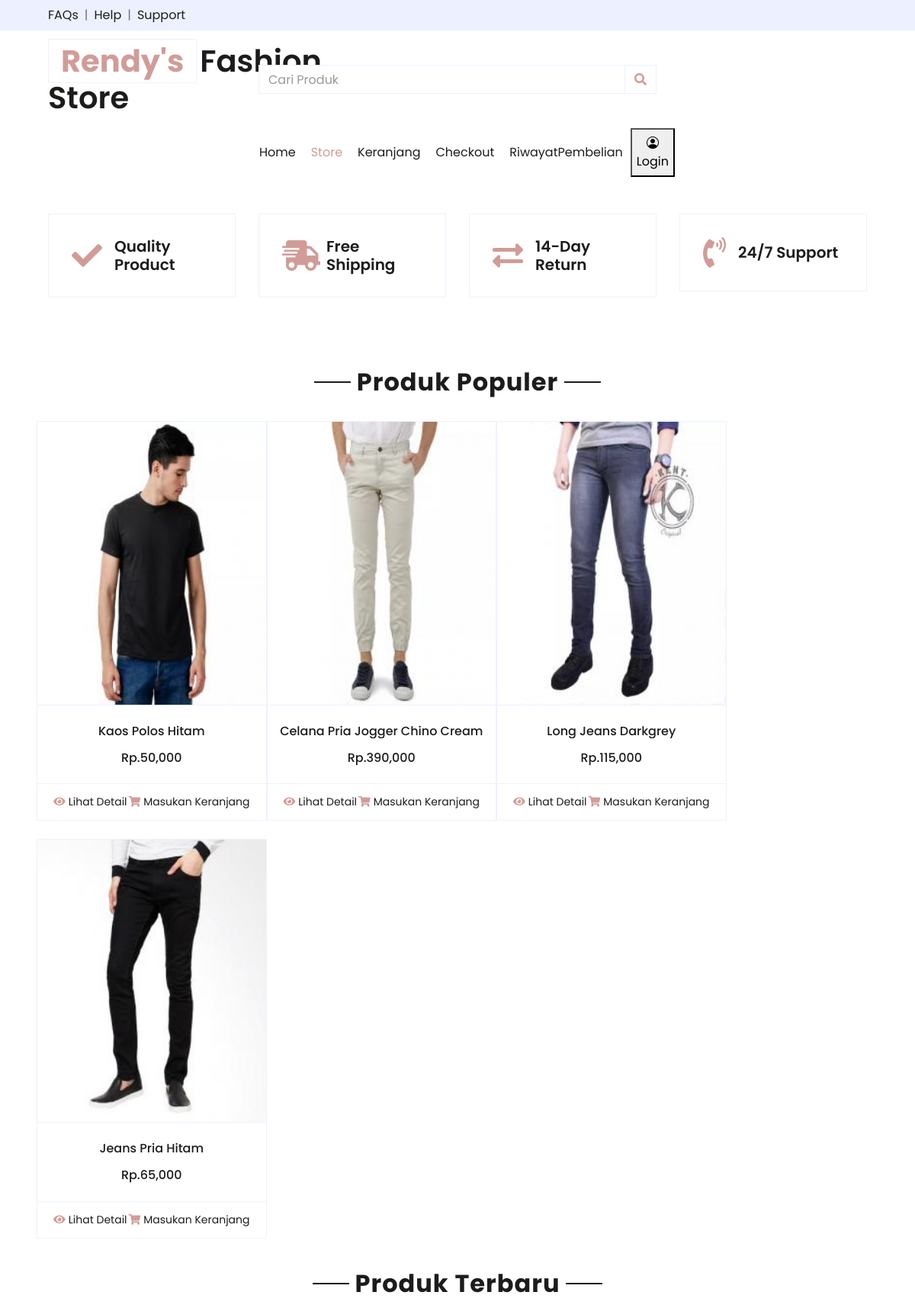
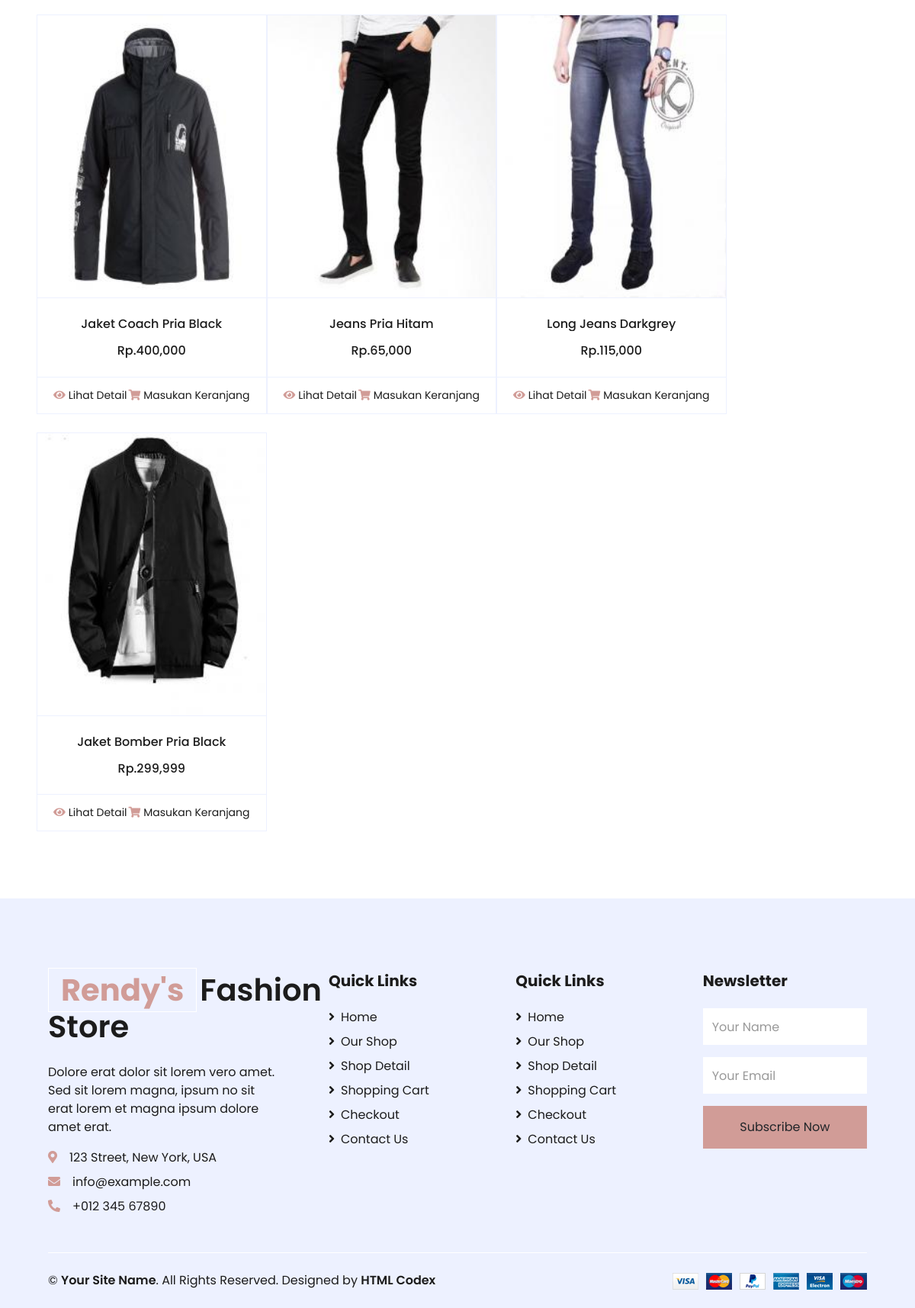
The page /media.php on the database its author committed (2 pictures, top to bottom).
### tables this page shows
CREATE TABLE `barang` (
  `kd_barang` int(11) NOT NULL,
  `nama` varchar(50) NOT NULL,
  `id_kategori` int(11) NOT NULL,
  `deskripsi` text NOT NULL,
  `jumlah_barang` int(11) NOT NULL,
  `tanggal_masuk` date NOT NULL,
  `harga_jual` double NOT NULL,
  `terjual` int(11) NOT NULL,
  `foto` text NOT NULL
);

### konten.php (the view, shortened to what this page needs)
<!DOCTYPE html>
<html lang="en">
<head>
    <link href="https://cdnjs.cloudflare.com/ajax/libs/font-awesome/5.10.0/css/all.min.css" rel="stylesheet">
    <link href="lib/owlcarousel/assets/owl.carousel.min.css" rel="stylesheet">
    <link href="css/style.css" rel="stylesheet">
</head>
<body>
    <div class="container-fluid pt-5">
        <div class="text-center mb-4">
            <h2 class="section-title px-5"><span class="px-2">Produk Populer</span></h2>
        </div>
        <div class="row px-xl-5 pb-3">
                        <?php
                        $terlaris=mysqli_query($con, "SELECT * FROM barang order by terjual desc LIMIT 4");
                        while ($data=mysqli_fetch_array($terlaris)){
                        ?>
                        <div class="card product-item border-0 mb-4">
                            <div class="card-header product-img position-relative overflow-hidden bg-transparent border p-0">
                                <img class="img-fluid w-100" src=<?php echo "foto_produk/medium_$data[foto]";?> alt="" /></a>
                            </div>
                            <div class="card-body border-left border-right text-center p-0 pt-4 pb-3">
                                <h6 class="text-truncate mb-3"><?php echo"$data[nama]";?></h6>
                                <div class="d-flex justify-content-center">
                                    <h6>Rp.<?php echo number_format ($data['harga_jual']);?></h6>
                                </div>
                            </div>
                            <div class="card-footer d-flex justify-content-between bg-light border">
                                <a href="detail.php?kd_barang=<?php echo $data['kd_barang']?>" class="btn btn-sm text-dark p-0"><i class="fas fa-eye text-primary mr-1"></i>Lihat Detail</a>
                                <a href="beli.php?kd_barang=<?php echo $data['kd_barang']?>" class="btn btn-sm text-dark p-0"><i class="fas fa-shopping-cart text-primary mr-1"></i>Masukan Keranjang</a>
                            </div>
                        </div>
                        <?php
                        }
                        ?>
        </div>
        <div class="text-center mb-4">
            <h2 class="section-title px-5"><span class="px-2">Produk Terbaru</span></h2>
        </div>
        <div class="row px-xl-5 pb-3">
                        <?php
                        $produk=mysqli_query($con, "SELECT * FROM barang order by kd_barang desc LIMIT 4");
                        while ($data=mysqli_fetch_array($produk)){
                        ?>
                        <div class="card product-item border-0 mb-4">
                            <div class="card-header product-img position-relative overflow-hidden bg-transparent border p-0">
                                <img class="img-fluid w-100" src=<?php echo "foto_produk/medium_$data[foto]";?> alt=" " /></a>
                            </div>
                            <div class="card-body border-left border-right text-center p-0 pt-4 pb-3">
                                <h6 class="text-truncate mb-3"><?php echo"$data[nama]";?></h6>
                                <div class="d-flex justify-content-center">
                                    <h6>Rp.<?php echo number_format ($data['harga_jual']);?></h6>
                                </div>
                            </div>
                            <div class="card-footer d-flex justify-content-between bg-light border">
                                <a href="detail.php?kd_barang=<?php echo $data['kd_barang']?>" class="btn btn-sm text-dark p-0"><i class="fas fa-eye text-primary mr-1"></i>Lihat Detail</a>
                                <a href="beli.php?kd_barang=<?php echo $data['kd_barang']?>" class="btn btn-sm text-dark p-0"><i class="fas fa-shopping-cart text-primary mr-1"></i>Masukan Keranjang</a>
                            </div>
                        </div>
                        <?php
                        }
                        ?>
        </div>
    </div>
</body>
</html>

### media.php (shortened to what this page needs)
<!DOCTYPE html>
<html lang="en">
<head>
    <link href="https://cdnjs.cloudflare.com/ajax/libs/font-awesome/5.10.0/css/all.min.css" rel="stylesheet">
    <link href="lib/owlcarousel/assets/owl.carousel.min.css" rel="stylesheet">
    <link href="css/style.css" rel="stylesheet">
</head>
<body>
    <?php include'menu.php';?>
    <div class="container-fluid pt-5">
        <div class="row px-xl-5 pb-3">
            <div class="col-lg-3 col-md-6 col-sm-12 pb-1">
                <div class="d-flex align-items-center border mb-4" style="padding: 30px;">
                    <h1 class="fa fa-check text-primary m-0 mr-3"></h1>
                    <h5 class="font-weight-semi-bold m-0">Quality Product</h5>
                </div>
            </div>
            <div class="col-lg-3 col-md-6 col-sm-12 pb-1">
                <div class="d-flex align-items-center border mb-4" style="padding: 30px;">
                    <h1 class="fa fa-shipping-fast text-primary m-0 mr-2"></h1>
                    <h5 class="font-weight-semi-bold m-0">Free Shipping</h5>
                </div>
            </div>
            <div class="col-lg-3 col-md-6 col-sm-12 pb-1">
                <div class="d-flex align-items-center border mb-4" style="padding: 30px;">
                    <h1 class="fas fa-exchange-alt text-primary m-0 mr-3"></h1>
                    <h5 class="font-weight-semi-bold m-0">14-Day Return</h5>
                </div>
            </div>
            <div class="col-lg-3 col-md-6 col-sm-12 pb-1">
                <div class="d-flex align-items-center border mb-4" style="padding: 30px;">
                    <h1 class="fa fa-phone-volume text-primary m-0 mr-3"></h1>
                    <h5 class="font-weight-semi-bold m-0">24/7 Support</h5>
                </div>
            </div>
        </div>
    </div>
    <?php
    include 'konten.php';
    ?>
    <div class="container-fluid bg-secondary text-dark mt-5 pt-5">
        <div class="row px-xl-5 pt-5">
            <div class="col-lg-4 col-md-12 mb-5 pr-3 pr-xl-5">
                <a href="" class="text-decoration-none">
                    <h1 class="mb-4 display-5 font-weight-semi-bold"><span class="text-primary font-weight-bold border border-white px-3 mr-1">Rendy's</span>Fashion Store</h1>
                </a>
                <p>Dolore erat dolor sit lorem vero amet. Sed sit lorem magna, ipsum no sit erat lorem et magna ipsum dolore amet erat.</p>
                <p class="mb-2"><i class="fa fa-map-marker-alt text-primary mr-3"></i>123 Street, New York, USA</p>
                <p class="mb-2"><i class="fa fa-envelope text-primary mr-3"></i>info@example.com</p>
                <p class="mb-0"><i class="fa fa-phone-alt text-primary mr-3"></i>+012 345 67890</p>
            </div>
            <div class="col-lg-8 col-md-12">
                <div class="row">
                    <div class="col-md-4 mb-5">
                        <h5 class="font-weight-bold text-dark mb-4">Quick Links</h5>
                        <div class="d-flex flex-column justify-content-start">
                            <a class="text-dark mb-2" href="index.php"><i class="fa fa-angle-right mr-2"></i>Home</a>
                            <a class="text-dark mb-2" href="store.php"><i class="fa fa-angle-right mr-2"></i>Our Shop</a>
                            <a class="text-dark mb-2" href="detail.php"><i class="fa fa-angle-right mr-2"></i>Shop Detail</a>
                            <a class="text-dark mb-2" href="cart.php"><i class="fa fa-angle-right mr-2"></i>Shopping Cart</a>
                            <a class="text-dark mb-2" href="checkout.php"><i class="fa fa-angle-right mr-2"></i>Checkout</a>
                            <a class="text-dark" href="contact.php"><i class="fa fa-angle-right mr-2"></i>Contact Us</a>
                        </div>
                    </div>
                    <div class="col-md-4 mb-5">
                        <h5 class="font-weight-bold text-dark mb-4">Quick Links</h5>
                        <div class="d-flex flex-column justify-content-start">
                            <a class="text-dark mb-2" href="index.php"><i class="fa fa-angle-right mr-2"></i>Home</a>
                            <a class="text-dark mb-2" href="store.php"><i class="fa fa-angle-right mr-2"></i>Our Shop</a>
                            <a class="text-dark mb-2" href="detail.php"><i class="fa fa-angle-right mr-2"></i>Shop Detail</a>
                            <a class="text-dark mb-2" href="cart.php"><i class="fa fa-angle-right mr-2"></i>Shopping Cart</a>
                            <a class="text-dark mb-2" href="checkout.php"><i class="fa fa-angle-right mr-2"></i>Checkout</a>
                            <a class="text-dark" href="contact.php"><i class="fa fa-angle-right mr-2"></i>Contact Us</a>
                        </div>
                    </div>
                    <div class="col-md-4 mb-5">
                        <h5 class="font-weight-bold text-dark mb-4">Newsletter</h5>
                        <form action="">
                            <div class="form-group">
                                <input type="text" class="form-control border-0 py-4" placeholder="Your Name" required="required" />
                            </div>
                            <div class="form-group">
                                <input type="email" class="form-control border-0 py-4" placeholder="Your Email"
                                    required="required" />
                            </div>
                            <div>
                                <button class="btn btn-primary btn-block border-0 py-3" type="submit">Subscribe Now</button>
                            </div>
                        </form>
                    </div>
                </div>
            </div>
        </div>
        <div class="row border-top border-light mx-xl-5 py-4">
            <div class="col-md-6 px-xl-0">
                <p class="mb-md-0 text-center text-md-left text-dark">
                    &copy; <a class="text-dark font-weight-semi-bold" href="#">Your Site Name</a>. All Rights Reserved. Designed
                    by
                    <a class="text-dark font-weight-semi-bold" href="https://htmlcodex.com">HTML Codex</a>
                </p>
            </div>
            <div class="col-md-6 px-xl-0 text-center text-md-right">
                <img class="img-fluid" src="img/payments.png" alt="">
            </div>
        </div>
    </div>
</body>
</html>

### menu.php (shortened to what this page needs)
<!DOCTYPE html>
<html lang="en">
<head>
    <link href="https://cdnjs.cloudflare.com/ajax/libs/font-awesome/5.10.0/css/all.min.css" rel="stylesheet">
    <link href="lib/owlcarousel/assets/owl.carousel.min.css" rel="stylesheet">
    <link href="css/style.css" rel="stylesheet">
    <link rel="stylesheet" href="https://cdn.jsdelivr.net/npm/bootstrap-icons@1.5.0/font/bootstrap-icons.css">
</head>
<body>
     <div class="container-fluid">
        <div class="row bg-secondary py-2 px-xl-5">
            <div class="col-lg-6 d-none d-lg-block">
                <div class="d-inline-flex align-items-center">
                    <a class="text-dark" href="">FAQs</a>
                    <span class="text-muted px-2">|</span>
                    <a class="text-dark" href="">Help</a>
                    <span class="text-muted px-2">|</span>
                    <a class="text-dark" href="">Support</a>
                </div>
            </div>
        </div>
        <div class="row align-items-center py-3 px-xl-5">
            <div class="col-lg-3 d-none d-lg-block">
                <a href="" class="text-decoration-none">
                    <h1 class="m-0 display-5 font-weight-semi-bold"><span class="text-primary font-weight-bold border px-3 mr-1">Rendy's</span>Fashion Store</h1>
                </a>
            </div>
            <div class="col-lg-6 col-6 text-left">
                <form action="pencarian.php" method="GET">
                    <div class="input-group">
                        <input type="text" class="form-control" placeholder="Cari Produk" name="keyword">
                        <div class="input-group-append">
                            <span class="input-group-text bg-transparent text-primary">
                                <i class="fa fa-search"></i>
                            </span>
                        </div>
                    </div>
                </form>
            </div>
        </div>
    </div>
     <div class="container-fluid mb-6 col-6">
            <div class="col-lg-9 ">
                <nav class="navbar navbar-expand-lg bg-light navbar-light py-3 py-lg-0 px-0">
                    <div class="collapse navbar-collapse justify-content-between" id="navbarCollapse">
                        <div class="navbar-nav mr-auto py-0">
                            <a href="index.php" class="nav-item nav-link">Home</a>
                            <a href="store.php" class="nav-item nav-link active">Store</a>
                            <a href="keranjang.php" class="nav-item nav-link">Keranjang</a>
                            <a href="checkout.php" class="nav-item nav-link">Checkout</a>
                            <a href="riwayat.php" class="nav-item nav-link">RiwayatPembelian</a>
                            <?php
                            if ($_SESSION['status']=="Belum Login"){
                            echo '<button type ="button" class="nav-item" data-toggle="modal" data-target="#loginModal"><i class="bi bi-person-circle"></i>Login</button>
                            ';
                            }
                            else {
                            echo '<a href="logout.php" class="nav-item nav-link">Logout</a>';
                            }
                            ?>
                        </div>
                    </div>
                </nav>
            </div>
        </div>
</body>
</html>

### rows shown on the page
barang: foto (picture), nama "Kaos Polos Hitam", harga_jual "50,000"
barang: foto (picture), nama "Celana Pria Jogger Chino Cream", harga_jual "390,000"
barang: foto (picture), nama "Long Jeans Darkgrey", harga_jual "115,000"
barang: foto (picture), nama "Jeans Pria Hitam", harga_jual "65,000"
barang: foto (picture), nama "Jaket Coach Pria Black", harga_jual "400,000"
barang: foto (picture), nama "Jaket Bomber Pria Black", harga_jual "299,999"
